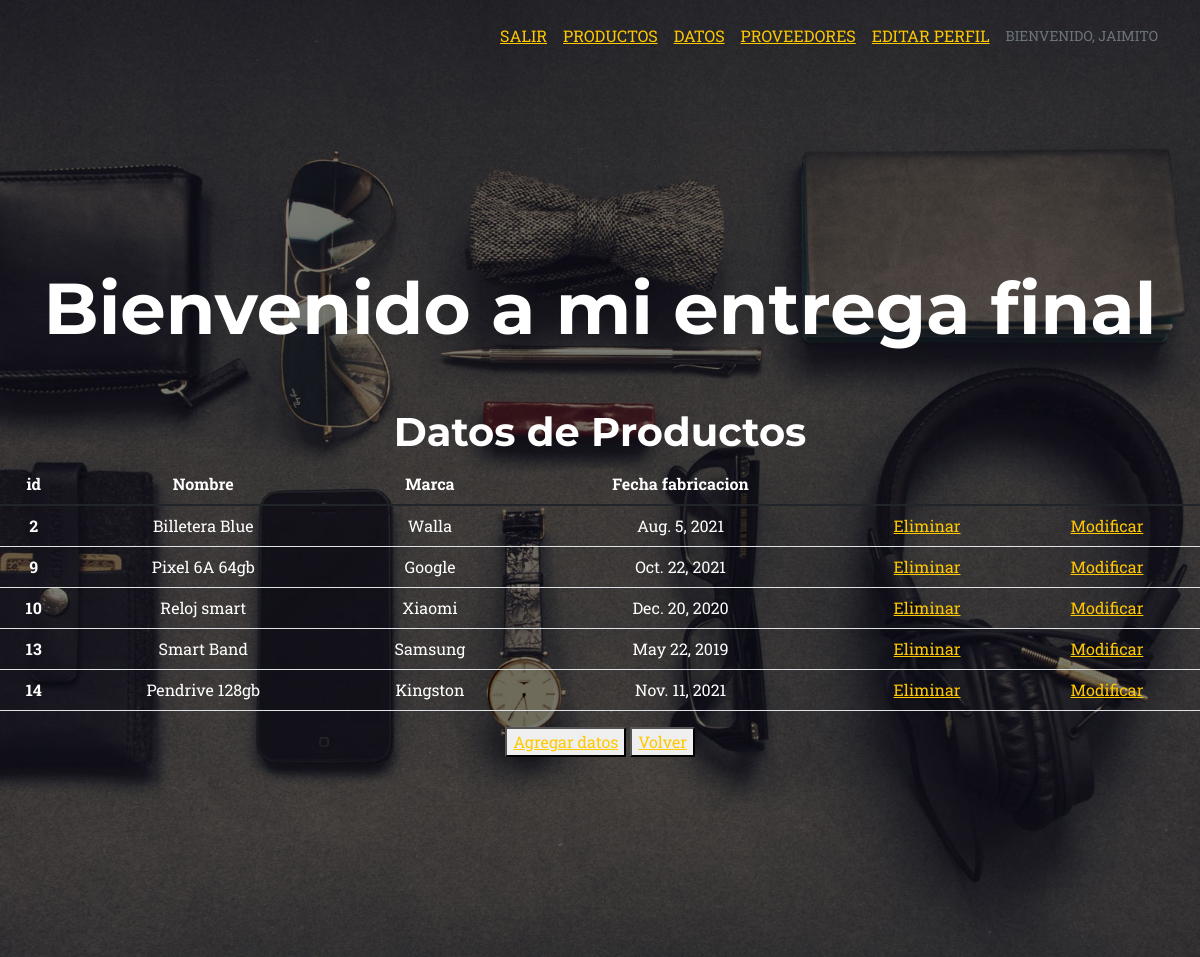
The app's page /app_negocio/datos (signed in) with its own data.
### app_negocio/models.py (models this page shows, shortened)
class Datos_productos(models.Model):
    nombre = models.CharField(max_length=40)
    marca = models.CharField(max_length=40)
    fecha_fab = models.DateField()

### app_negocio/views.py (the view)
# urls.py: path("datos" , views.datos, name="datos"),
@login_required
def datos(request):
    datos = Datos_productos.objects.all()
    return render( request , "datos.html", {"datos": datos})

### app_negocio/template/datos.html
{% extends "padre.html" %}
{%  load static %}
{% block contenido %}
<h1 style="color:white" text-align="center">Datos de Productos</h1>
    <table class="table">
        <thead>
          <tr>
            <th scope="col" style="color: white">id</th>
            <th scope="col" style="color: white">Nombre</th>
            <th scope="col" style="color: white">Marca</th>
            <th scope="col" style="color: white">Fecha fabricacion</th>
          </tr>
        </thead>
        <tbody>
            {% for n in datos %}
            <tr>
                <th scope="row" style="color: white">{{n.id}}</th>
                <td style="color: white">{{n.nombre}}</td>
                <td style="color: white">{{n.marca}}</td>
                <td style="color: white">{{n.fecha_fab}}</td>
                <td><a href="{% url 'elimina_datos' n.id %}">Eliminar</a></td>
                <td><a href="{% url 'modificar_dato' n.id %}">Modificar</a></td>
            </tr>
            {% endfor %}
        </tbody>
      </table>
      <button>
        <a href="alta_datos">Agregar datos</a>
      </button>
      <button>
        <a href="{% url 'inicio' %}">Volver</a>
      </button>
{% endblock %}

### app_negocio/template/padre.html (shortened to what this page needs)
<!DOCTYPE html>
<html lang="en">
    <head>
        {% load static %}
        <link href="{% static 'app_negocio/css/styles.css' %}" rel="stylesheet" />
    </head>
    <body id="page-top">
        <nav class="navbar navbar-expand-lg navbar-dark fixed-top" id="mainNav">
            <div class="container">
                <div class="collapse navbar-collapse" id="navbarResponsive">
                    <ul class="navbar-nav text-uppercase ms-auto py-4 py-lg-0">
                        {%if request.user.is_authenticated %}
                        <li class="nav-item"><a class="" href="{% url 'Logout' %}">Salir</a></li>
                        {% endif %}
                        {%if request.user.is_authenticated %}
                        <li class="nav-item"><a class="" href="{% url 'productos' %}">Productos</a></li>
                        {% endif %}
                        {%if request.user.is_authenticated %}
                        <li class="nav-item"><a class="" href="{% url 'datos' %}">Datos</a></li>
                        {% endif %}
                        {%if request.user.is_authenticated %}
                        <li class="nav-item"><a class="" href="{% url 'proveedores' %}">Proveedores</a></li>
                        {% endif %}
                        {%if request.user.is_authenticated %}
                        <li class="nav-item"><a class="" href="{% url 'editar_perfil' %}">Editar Perfil</a></li>
                        {% endif %}
                        {%if request.user.is_authenticated %}
                        <p class="text-muted small mb-4">Bienvenido, {{user.username}}</p>
                        {% endif %}
                    </ul>
                </div>
            </div>
        </nav>
        <header class="masthead">
            <div class="container">
                <div class="masthead-heading">Bienvenido a mi entrega final</div>
           </div>
        {% block contenido %}
        {% endblock %}
        </header>
    </body>
</html>

### records on screen
Datos_productos: id "2", nombre "Billetera Blue", marca "Walla", fecha_fab "Aug. 5, 2021"
Datos_productos: id "9", nombre "Pixel 6A 64gb", marca "Google", fecha_fab "Oct. 22, 2021"
Datos_productos: id "10", nombre "Reloj smart", marca "Xiaomi", fecha_fab "Dec. 20, 2020"
Datos_productos: id "13", nombre "Smart Band", marca "Samsung", fecha_fab "May 22, 2019"
Datos_productos: id "14", nombre "Pendrive 128gb", marca "Kingston", fecha_fab "Nov. 11, 2021"

### other values on screen
{{ user.username }} "JAIMITO"
